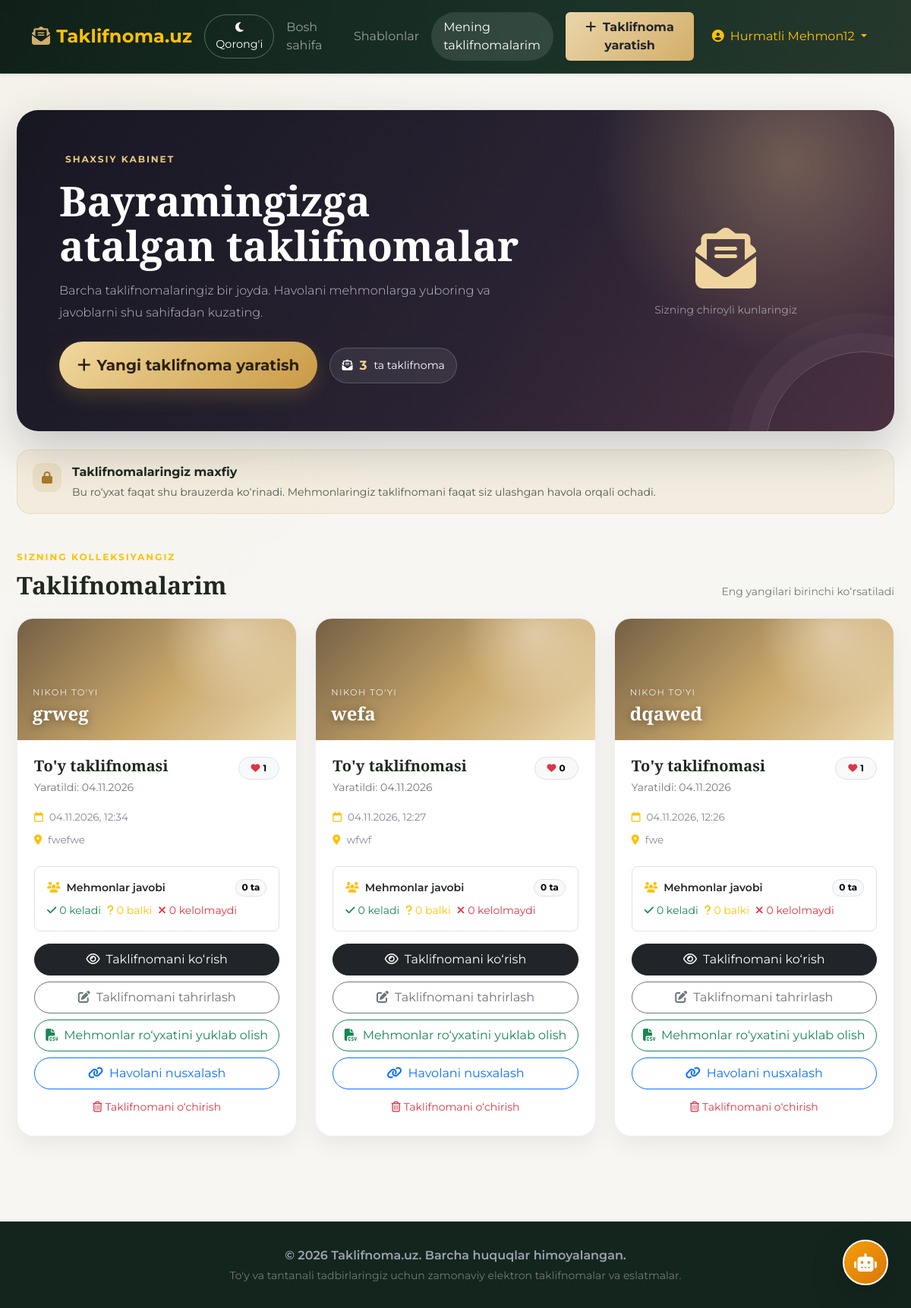
Before: /my-invitations/ (signed in) with the older database file.
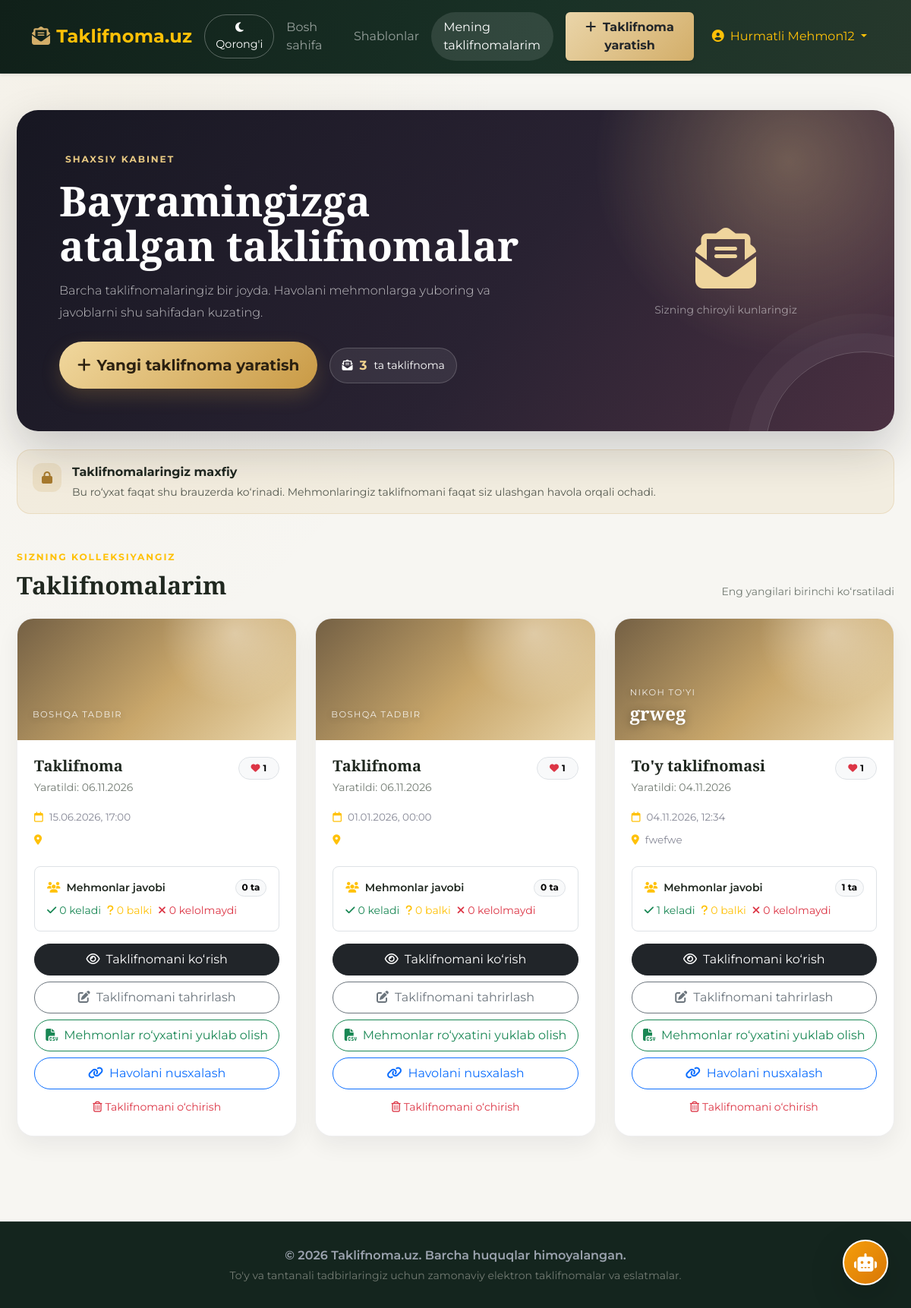
After: the same page with the newer database file.
### lamp/models.py (models this page shows, shortened)
class Invitation(models.Model):
    EVENT_TYPES = [
        ('wedding', "Nikoh to'yi"),
        ('engagement', "Fotiha to'yi"),
        ('sunnat', "Sunnat to'yi"),
        ('jubiley', "Jubiley / Tug'ilgan kun"),
        ('other', "Boshqa tadbir"),
    ]
    TEMPLATE_CHOICES = [
        ('paper', "Klassik Oqshom (Oq va Oltin)"),
        ('royal', "Qirollik Kechasi (To'q qora va Oltin)"),
        ('rose', "Nozik Atirgul (Pushti va Krem)"),
        ('video', "Video taklifnoma"),
    ]
    id = models.UUIDField(primary_key=True, default=uuid.uuid4, editable=False)
    user = models.ForeignKey('auth.User', on_delete=models.CASCADE, null=True, blank=True, related_name='invitations')
    owner_token = models.UUIDField(default=uuid.uuid4, editable=False, db_index=True)
    event_type = models.CharField(max_length=50, choices=EVENT_TYPES, default='wedding', verbose_name="Tadbir turi", db_index=True)
    template_style = models.CharField(max_length=20, choices=TEMPLATE_CHOICES, default='paper', verbose_name="Taklifnoma dizayni", db_index=True)
    title = models.CharField(max_length=200, default="To'y taklifnomasi", verbose_name="Taklifnoma sarlavhasi")
    hosts = models.CharField(max_length=250, verbose_name="Egasining ismlari (masalan: Anvar & Gulnora)")
    guest_name = models.TextField(blank=True, null=True, verbose_name="Mehmonlar ismi (ixtiyoriy)")
    event_datetime = models.DateTimeField(verbose_name="Tadbir vaqti va sanasi")
    venue_name = models.CharField(max_length=250, verbose_name="Restoran / Maskon nomi")
    venue_address = models.TextField(verbose_name="To'liq manzil")
    message = models.TextField(verbose_name="Taklifnoma matni / Tabrik", default="Sizni hayotimizdagi eng quvonchli kunda qadrli mehmonimiz bo'lishga taklif qilamiz!")
    cover_image = models.ImageField(upload_to='covers/', blank=True, null=True, verbose_name="Juftlik yoki tadbir rasmi (ixtiyoriy)")
    audio_file = models.FileField(upload_to='audio/', blank=True, null=True, verbose_name="Fon musiqasi (MP3 fayl yuklash)")
    video_file = models.FileField(upload_to='videos/', blank=True, null=True, verbose_name="Video fayl yuklash (MP4)")
    reminder_hours = models.PositiveIntegerField(default=24, verbose_name="Necha soat oldin eslatish (soatda)")
    likes_count = models.PositiveIntegerField(default=0, verbose_name="Yoqtirishlar soni")
    created_at = models.DateTimeField(auto_now_add=True, db_index=True)

### lamp/views.py (the view)
# urls.py: path('my-invitations/', views.my_invitations_view, name='my_invitations'),
@login_required(login_url='login')
def my_invitations_view(request):
    invitations = Invitation.objects.filter(user=request.user).annotate(
        rsvp_total_count=Count('rsvps'),
        rsvp_yes_count=Count('rsvps', filter=Q(rsvps__attendance='yes')),
        rsvp_maybe_count=Count('rsvps', filter=Q(rsvps__attendance='maybe')),
        rsvp_no_count=Count('rsvps', filter=Q(rsvps__attendance='no')),
    ).order_by('-created_at')
    return render(request, 'lamp/my_invitations.html', {
        'invitations': invitations,
    })

### templates/lamp/my_invitations.html (shortened to what this page needs)
{% extends 'base.html' %}
{% block content %}
<div class="container invitation-dashboard py-5">
    <section class="dashboard-hero mb-4">
        <div class="row align-items-center g-4 position-relative" style="z-index: 1;">
            <div class="col-lg-8">
                <div class="dashboard-kicker mb-3">Shaxsiy kabinet</div>
                <h1 class="fw-bold mb-3">Bayramingizga atalgan taklifnomalar</h1>
                <p class="lead mb-4">Barcha taklifnomalaringiz bir joyda. Havolani mehmonlarga yuboring va javoblarni shu sahifadan kuzating.</p>
                <div class="d-flex flex-wrap align-items-center gap-3">
                    <a href="{% url 'create_invitation' %}" class="btn btn-create btn-lg rounded-pill fw-bold px-4 py-3">
                        <i class="fa-solid fa-plus me-2"></i>Yangi taklifnoma yaratish
                    </a>
                    <span class="dashboard-count"><i class="fa-solid fa-envelope-open-text"></i><strong>{{ invitations|length }}</strong> ta taklifnoma</span>
                </div>
            </div>
            <div class="col-lg-4 d-none d-lg-flex justify-content-center">
                <div class="text-center" aria-hidden="true">
                    <div class="display-1 mb-2" style="color: #efd59d;"><i class="fa-solid fa-envelope-open-text"></i></div>
                    <div class="small text-white-50">Sizning chiroyli kunlaringiz</div>
                </div>
            </div>
        </div>
    </section>
    <div class="privacy-note mb-5">
        <div class="privacy-note-icon"><i class="fa-solid fa-lock"></i></div>
        <div>
            <div class="fw-bold mb-1">Taklifnomalaringiz maxfiy</div>
            <div class="small opacity-75">Bu ro‘yxat faqat shu brauzerda ko‘rinadi. Mehmonlaringiz taklifnomani faqat siz ulashgan havola orqali ochadi.</div>
        </div>
    </div>
    {% if invitations %}
    <div class="d-flex flex-column flex-sm-row justify-content-between align-items-sm-end gap-2 mb-4">
        <div>
            <div class="dashboard-kicker text-warning mb-2">Sizning kolleksiyangiz</div>
            <h2 class="playfair fw-bold mb-0">Taklifnomalarim</h2>
        </div>
        <span class="small text-muted">Eng yangilari birinchi ko‘rsatiladi</span>
    </div>
    <div class="row g-4">
        {% for invitation in invitations %}
        <div class="col-md-6 col-xl-4">
            <article class="card invitation-card h-100">
                <div class="invitation-cover {{ invitation.template_style }} " >
                    <div class="cover-decoration"></div>
                    <div class="cover-caption">
                        <small>{{ invitation.get_event_type_display }}</small>
                        <div class="h4 playfair fw-bold mb-0">{{ invitation.hosts }}</div>
                    </div>
                </div>
                <div class="card-body d-flex flex-column">
                    <div class="d-flex justify-content-between align-items-start gap-2 mb-3">
                        <div>
                            <h3 class="h5 fw-bold mb-1">{{ invitation.title }}</h3>
                            <span class="small text-muted">Yaratildi: {{ invitation.created_at|date:"d.m.Y" }}</span>
                        </div>
                        <span class="badge rounded-pill text-bg-light border px-3 py-2"><i class="fa-solid fa-heart text-danger me-1"></i>{{ invitation.likes_count }}</span>
                    </div>
                    <div class="invitation-meta mb-4">
                        <div class="mb-2"><i class="fa-regular fa-calendar me-2 text-warning"></i>{{ invitation.event_datetime|date:"d.m.Y, H:i" }}</div>
                        <div><i class="fa-solid fa-location-dot me-2 text-warning"></i>{{ invitation.venue_name }}</div>
                    </div>
                    <div class="rounded-3 border p-3 mb-3">
                        <div class="d-flex justify-content-between align-items-center mb-2">
                            <span class="fw-semibold small"><i class="fa-solid fa-users me-2 text-warning"></i>Mehmonlar javobi</span>
                            <span class="badge rounded-pill text-bg-light border">{{ invitation.rsvp_total_count }} ta</span>
                        </div>
                        <div class="d-flex flex-wrap gap-2 small">
                            <span class="text-success"><i class="fa-solid fa-check me-1"></i>{{ invitation.rsvp_yes_count }} keladi</span>
                            <span class="text-warning"><i class="fa-solid fa-question me-1"></i>{{ invitation.rsvp_maybe_count }} balki</span>
                            <span class="text-danger"><i class="fa-solid fa-xmark me-1"></i>{{ invitation.rsvp_no_count }} kelolmaydi</span>
                        </div>
                    </div>
                    <div class="mt-auto d-grid gap-2">
                        <a href="{% url 'invitation_detail' invitation.pk %}" class="btn btn-dark rounded-pill py-2 invitation-action">
                            <i class="fa-regular fa-eye me-2"></i>Taklifnomani ko‘rish
                        </a>
                        <a href="{% url 'edit_invitation' invitation.pk %}" class="btn btn-outline-secondary rounded-pill py-2 invitation-action">
                            <i class="fa-solid fa-pen-to-square me-2"></i>Taklifnomani tahrirlash
                        </a>
                        <a href="{% url 'export_invitation_rsvps' invitation.pk %}" class="btn btn-outline-success rounded-pill py-2 invitation-action">
                            <i class="fa-solid fa-file-csv me-2"></i>Mehmonlar ro‘yxatini yuklab olish
                        </a>
                        <button type="button" class="btn btn-outline-primary rounded-pill py-2 invitation-action copy-invitation-link"
                                data-invitation-url="{{ request.scheme }}://{{ request.get_host }}{% url 'invitation_detail' invitation.pk %}">
                            <i class="fa-solid fa-link me-2"></i>Havolani nusxalash
                        </button>
                        <form method="POST" action="{% url 'delete_invitation' invitation.pk %}" onsubmit="return confirm('Haqiqatan ham bu taklifnomani o\'chirib tashlamoqchimisiz?');">
                            <button type="submit" class="btn btn-link btn-sm text-danger text-decoration-none w-100">
                                <i class="fa-regular fa-trash-can me-1"></i>Taklifnomani o‘chirish
                            </button>
                        </form>
                    </div>
                </div>
            </article>
        </div>
        {% endfor %}
    </div>
    {% endif %}
</div>
{% endblock %}

### templates/base.html (shortened to what this page needs)
<!DOCTYPE html>
<html lang="uz" data-bs-theme="light">
<head>
    <link href="https://cdn.jsdelivr.net/npm/bootstrap@5.3.0/dist/css/bootstrap.min.css" rel="stylesheet">
    <link rel="stylesheet" href="https://cdnjs.cloudflare.com/ajax/libs/font-awesome/6.4.0/css/all.min.css">
</head>
<body>
    <nav class="navbar navbar-expand-lg navbar-dark shadow-sm py-3">
        <div class="container">
            <a class="navbar-brand text-warning fs-4" href="{% url 'home' %}">
                <i class="fa-solid fa-envelope-open-text me-2"></i>Taklifnoma.uz
            </a>
            <div class="d-flex align-items-center gap-3">
                <button class="theme-toggle-btn" onclick="toggleTheme()" id="themeToggleBtn" title="Rejimni o'zgartirish">
                    <i class="fa-solid fa-moon" id="themeIcon"></i> <span class="d-none d-sm-inline" id="themeText">Qorong'i</span>
                </button>
            </div>
            <div class="collapse navbar-collapse justify-content-end" id="navbarNav">
                <ul class="navbar-nav align-items-center mt-3 mt-lg-0">
                    <li class="nav-item">
                        <a class="nav-link px-3 {% if request.resolver_match.url_name == 'home' %}active{% endif %}" href="{% url 'home' %}">Bosh sahifa</a>
                    </li>
                    <li class="nav-item">
                        <a class="nav-link px-3 {% if request.resolver_match.url_name == 'templates_list' %}active{% endif %}" href="{% url 'templates_list' %}">Shablonlar</a>
                    </li>
                    <li class="nav-item">
                        <a class="nav-link px-3 {% if request.resolver_match.url_name == 'my_invitations' %}active{% endif %}" href="{% url 'my_invitations' %}">Mening taklifnomalarim</a>
                    </li>
                    <li class="nav-item ms-lg-3">
                        <a class="btn btn-warning text-dark fw-bold px-4 py-2 shadow-sm" href="{% url 'create_invitation' %}">
                            <i class="fa-solid fa-plus me-1"></i> Taklifnoma yaratish
                        </a>
                    </li>
                    {% if request.user.is_authenticated %}
                    <li class="nav-item dropdown ms-lg-2">
                        <a class="nav-link dropdown-toggle text-warning px-3" href="#" role="button" data-bs-toggle="dropdown">
                            <i class="fa-solid fa-user-circle me-1"></i> {{ request.user.first_name|default:request.user.username }}
                        </a>
                    </li>
                    {% else %}
                    <li class="nav-item ms-lg-2">
                        <a class="btn btn-outline-light px-3 py-2 rounded-pill" href="{% url 'login' %}">
                            <i class="fa-brands fa-google me-1"></i> Kirish
                        </a>
                    </li>
                    {% endif %}
                </ul>
            </div>
        </div>
    </nav>
    <main>
        {% block content %}{% endblock %}
    </main>
    <footer>
        <div class="container text-center">
            <p class="mb-1 fw-semibold">&copy; 2026 Taklifnoma.uz. Barcha huquqlar himoyalangan.</p>
            <p class="small text-muted mb-0">To'y va tantanali tadbirlaringiz uchun zamonaviy elektron taklifnomalar va eslatmalar.</p>
        </div>
    </footer>
    <div id="aiAssistantWidget" style="position: fixed; bottom: 30px; right: 30px; z-index: 1050;">
        <button id="aiToggleBtn" class="btn btn-warning rounded-circle shadow-lg d-flex align-items-center justify-content-center" style="width: 60px; height: 60px; background: linear-gradient(135deg, #f59e0b, #d97706); color: #fff; border: 2px solid #ffffff; font-size: 24px;" title="AI Taklifnoma Yordamchisi">
            <i class="fa-solid fa-robot"></i>
        </button>
    </div>
</body>
</html>

### templates/base.html (style rules this page uses)
:root { --bg-color: #f7f6f2; --text-color: #202820; --card-bg: #ffffff; --nav-bg: #14251e; --accent: #d3ae69; --surface-border: rgba(32, 40, 32, 0.1); --muted-color: #737b73; }
body { font-family: 'Montserrat', sans-serif; background: radial-gradient(ellipse at 10% 0%, rgba(211, 174, 105, 0.08), transparent 34rem), var(--bg-color); color: var(--text-color); transition: background-color 0.3s ease, color 0.3s ease; min-height: 100vh; display: flex; flex-direction: column; justify-content: space-between; }
main { flex: 1; }
h1, h2, h3, .playfair { font-family: 'Playfair Display', serif; }
.navbar { background: linear-gradient(110deg, #102019, #193126 58%, #26382c) !important; border-bottom: 1px solid rgba(255,255,255,0.08); transition: background 0.3s ease; }
.navbar-brand { font-weight: 700; letter-spacing: 0.2px; }
.navbar-brand i { color: var(--accent); }
.navbar .nav-link { border-radius: 999px; transition: color 0.2s ease, background-color 0.2s ease; }
.navbar .nav-link:hover, .navbar .nav-link.active { color: #fff !important; background: rgba(255,255,255,0.11); }
.navbar .btn-warning { background: linear-gradient(135deg, #ead5a9, #d3ae69); border: 0; }
.card { background-color: var(--card-bg) !important; color: var(--text-color) !important; transition: background-color 0.3s ease, color 0.3s ease, transform 0.25s ease, box-shadow 0.25s ease; }
footer { background-color: var(--nav-bg); color: #9ca3af; padding: 32px 0; margin-top: 64px; border-top: 1px solid rgba(255,255,255,0.08); }
.btn { transition: transform 0.2s ease, box-shadow 0.2s ease, background-color 0.2s ease; }
.text-muted { color: var(--muted-color) !important; }
.theme-toggle-btn { background: transparent; border: 1px solid rgba(255,255,255,0.3); color: #fff; border-radius: 50px; padding: 6px 14px; font-size: 0.9rem; cursor: pointer; transition: all 0.2s; }
#aiToggleBtn { animation: pulseGlow 2.2s infinite; }

Changed rows visible on the page:
removed Invitation: event_type "NIKOH TO'YI", hosts "wefa", title "To'y taklifnomasi", created_at "04.11.2026", likes_count "0", event_datetime "04.11.2026, 12:27", venue_name "wfwf", rsvp_total_count "0", rsvp_yes_count "0", rsvp_maybe_count "0", rsvp_no_count "0"
removed Invitation: event_type "NIKOH TO'YI", hosts "dqawed", title "To'y taklifnomasi", created_at "04.11.2026", likes_count "1", event_datetime "04.11.2026, 12:26", venue_name "fwe", rsvp_total_count "0", rsvp_yes_count "0", rsvp_maybe_count "0", rsvp_no_count "0"
added Invitation: event_type "BOSHQA TADBIR", title "Taklifnoma", created_at "06.11.2026", likes_count "1", event_datetime "15.06.2026, 17:00", rsvp_total_count "0", rsvp_yes_count "0", rsvp_maybe_count "0", rsvp_no_count "0"
added Invitation: event_type "BOSHQA TADBIR", title "Taklifnoma", created_at "06.11.2026", likes_count "1", event_datetime "01.01.2026, 00:00", rsvp_total_count "0", rsvp_yes_count "0", rsvp_maybe_count "0", rsvp_no_count "0"
computed for Invitation "grweg": rsvp_total_count "0" → "1"; rsvp_yes_count "0" → "1"
